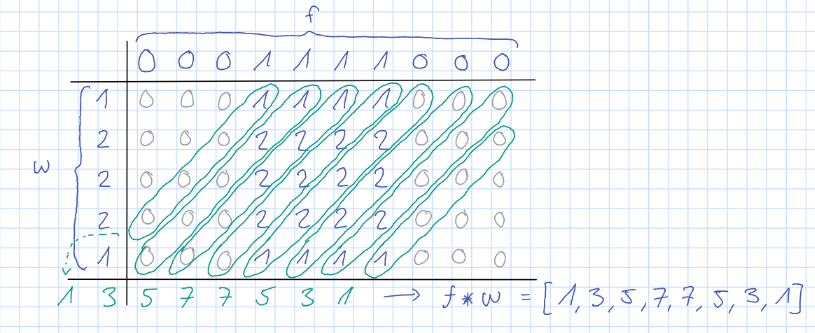
#> input picture SW04/aufgabe_1.png, 815 x 333 px
$ jupyter execute Aufgaben.ipynb   (shell and % lines are left out)
#> lines starting #> are read from the running program, lines starting #| are printed output that depends on the picture
# IPCV / SW04 - Filter I

Loesungen von: Timo Furrer <tuxtimo@gmail.com>

[cell 1]
import numpy as np
import cv2
import matplotlib as mpl
from matplotlib import pyplot as plt

# resolution of images in figure
mpl.rcParams['figure.dpi']= 200
# figure size in inches
mpl.rcParams["figure.figsize"] = [20, 5]

## Aufgabe 1

[cell 2]
# von Hand
image = cv2.cvtColor(cv2.imread("aufgabe_1.png"), cv2.COLOR_BGR2RGB)
plt.figure(figsize=(20, 10))
plt.imshow(image)
plt.show()

[cell 3]
# 1D Bild in Graustufenwerten
f = np.array([0, 0, 0, 1, 1, 1, 1, 0, 0, 0])

# Maske
w = np.array([1, 2, 2, 2, 1])

[cell 4]
# Mit numpy
I = np.convolve(f, w)
print("Faltung conv(f, w):", I)

[cell 5]
# 1D Bild in Graustufenwerten
f = np.array([0, 0, 0, 1, 1, 2, 1, 0 ,0 , 0])

# Maske
w = np.array([1, 2, 2, 3, 1])

# Mit numpy
I = np.convolve(f, w)
print("Faltung conv(f, w):", I)

corr = np.correlate(f, w, "full")
print("Korrelation zwischen f und g:", corr)

## Aufgabe 2

[cell 6]
# von Hand
image = cv2.cvtColor(cv2.imread("aufgabe_2.png"), cv2.COLOR_BGR2RGB)
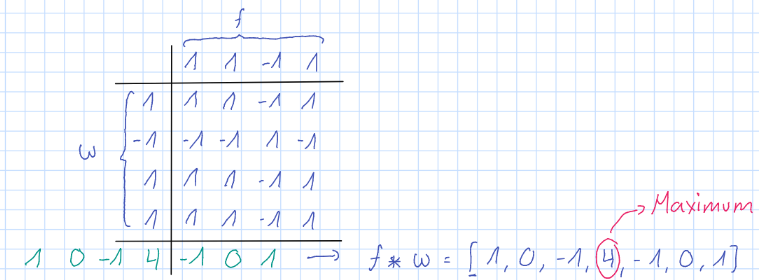
#> input picture SW04/aufgabe_2.png, 759 x 280 px
#> image: shape (280, 759, 3)
plt.figure(figsize=(20, 10))
plt.imshow(image)
plt.show()

[cell 7]
# Barker-Code
f = np.array([1, 1, -1, 1])

# Maske
w = np.array([1, -1, 1, 1])

[cell 8]
I = np.convolve(f, w)
print("Faltung mit Barker-Code:", I)

[cell 9]
m_i = np.argmax(I)
m = I[m_i]
print(f"Das Maximum liegt bei {m_i} mit {m}")

## Aufgabe 3

[cell 10]
# von Hand
image = cv2.cvtColor(cv2.imread("aufgabe_3.png"), cv2.COLOR_BGR2RGB)
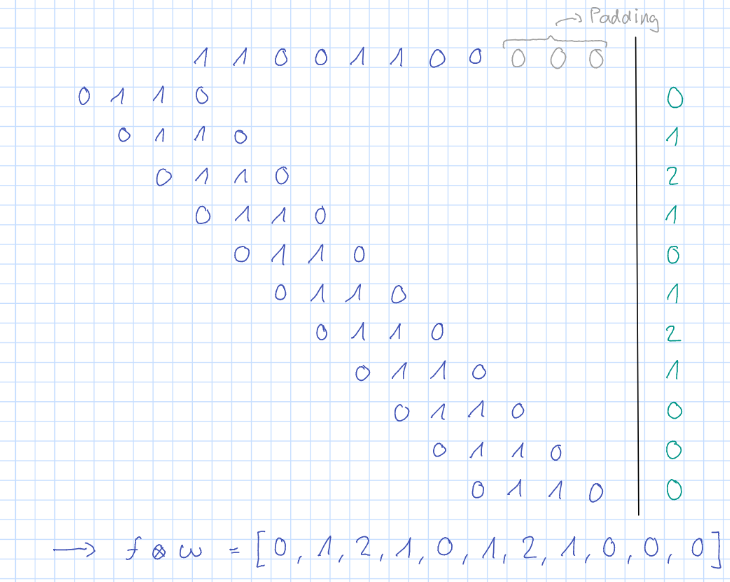
#> input picture SW04/aufgabe_3.png, 730 x 582 px
#> image: shape (582, 730, 3)
plt.figure(figsize=(20, 10))
plt.imshow(image)
plt.show()

[cell 11]
f = np.array([1, 1, 0, 0, 1, 1, 0, 0])
g = np.array([0, 1, 1, 0])

[cell 12]
corr = np.correlate(f, g, "full")
print("Korrelation zwischen f und g:", corr)

## Aufgabe 4

[cell 13]
image = cv2.imread("images/DIP+MatLab-Gonzalesetal-F04.09a.tif")
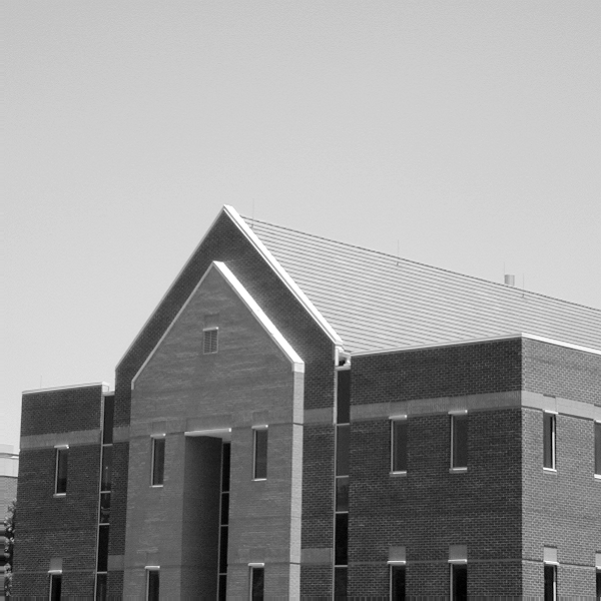
#> input picture SW04/images/DIP+MatLab-Gonzalesetal-F04.09a.tif, 601 x 601 px
#> image is the input picture: shape (601, 601, 3); min 0, max 255, mean 152.8

[cell 14]
plt.imshow(image)
plt.show()

### Mit Prewitt- und Sobel-Operator

[cell 15]
prewitt_operator = np.array([[-1, 0, 1], [-2, 0, 2], [-1, 0, 1]])
sobel_operator = np.array([[-1, -2, -1], [0, 0, 0], [1, 2, 1]])

prewitt_img = cv2.filter2D(image, -1, prewitt_operator)
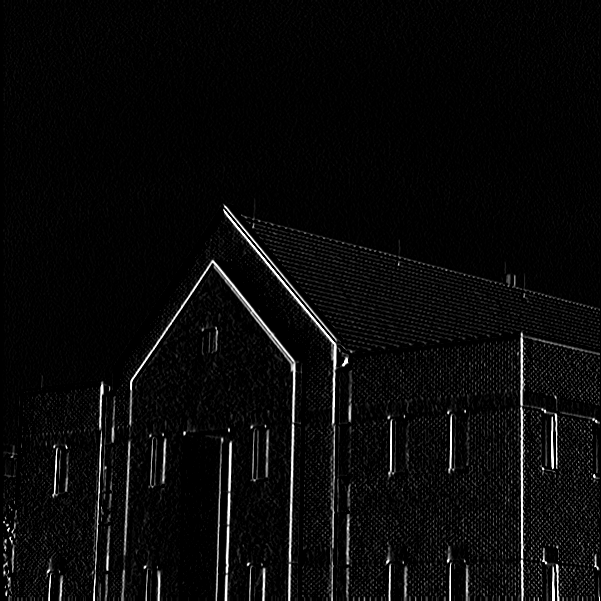
#> prewitt_img: shape (601, 601, 3); min 0, max 255, mean 9.7
sobel_img = cv2.filter2D(image, -1, sobel_operator)
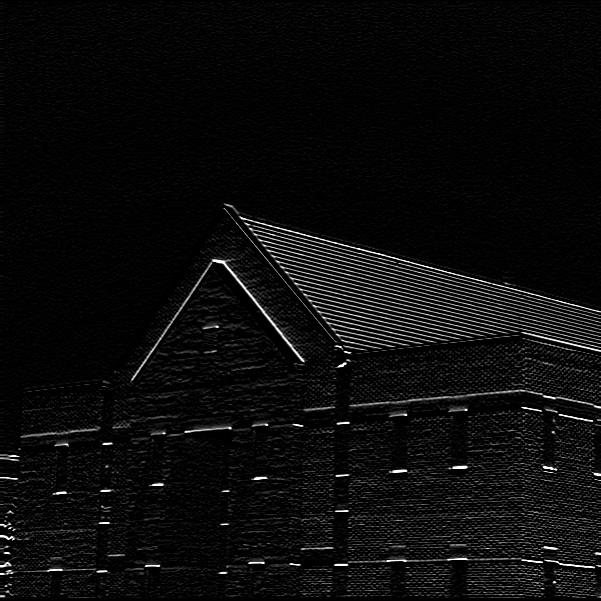
#> sobel_img: shape (601, 601, 3); min 0, max 255, mean 11.5

plt.figure(figsize=(15, 10))
plt.subplot(1, 2, 1)
plt.imshow(prewitt_img)
plt.subplot(1, 2, 2)
plt.imshow(sobel_img)
plt.show()

### Mit Laplace Kernels

[cell 16]
l1 = np.array([[1, 1, 1], [1, -8, 1], [1, 1, 1]])
l2 = np.array([[0, -1, -1], [-1, 6, -1], [-1, -1, 0]])
l3 = np.array([[0, -1, 0], [-1, 4, -1], [0, -1, 0]])

l1_img = cv2.filter2D(image, -1, l1)
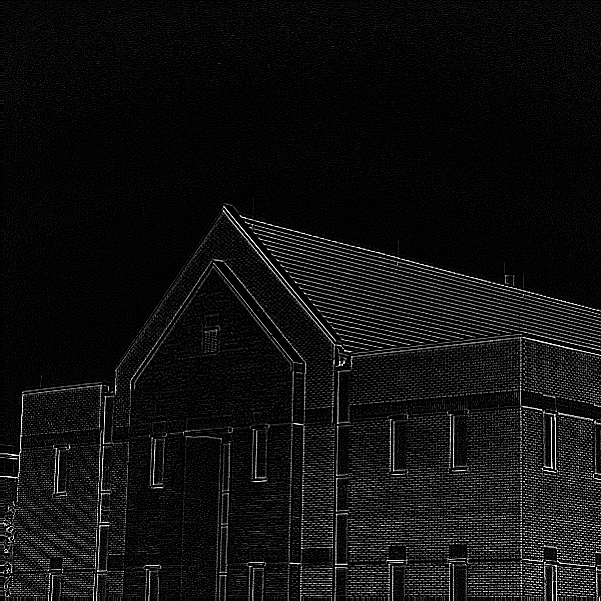
#> l1_img: shape (601, 601, 3); min 0, max 255, mean 16.2
l2_img = cv2.filter2D(image, -1, l2)
l3_img = cv2.filter2D(image, -1, l3)
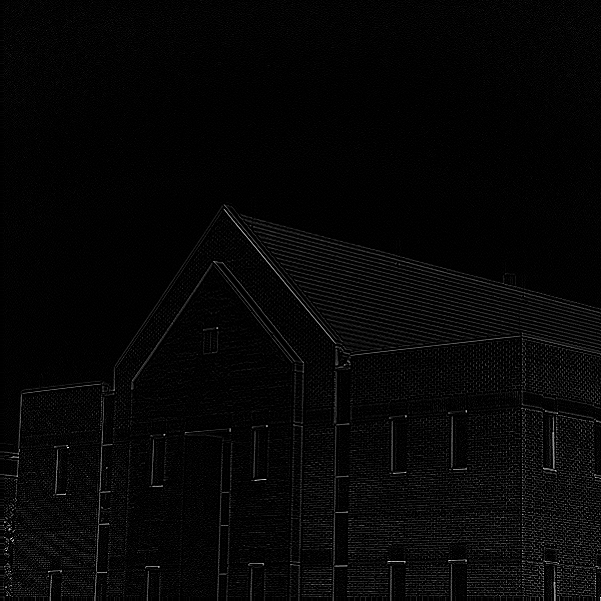
#> l3_img: shape (601, 601, 3); min 0, max 255, mean 6.3

plt.figure(figsize=(15, 10))
plt.subplot(1, 3, 1)
plt.imshow(l1_img)
plt.subplot(1, 3, 2)
plt.imshow(l2_img)
plt.subplot(1, 3, 3)
plt.imshow(l3_img)
plt.show()

## Aufgabe 5

[cell 17]
image = cv2.imread('images/moon.tif')
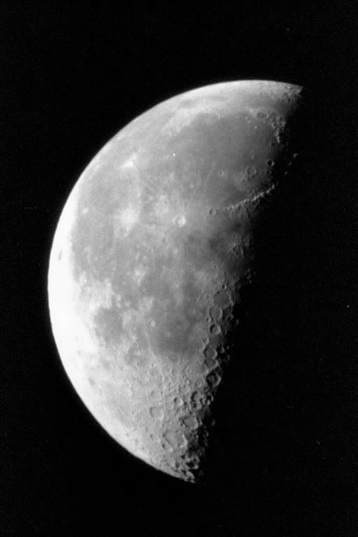
#> input picture SW04/images/moon.tif, 358 x 537 px
#> image is the input picture: shape (537, 358, 3); min 0, max 253, mean 52.9

l3 = np.array([[0, -1, 0], [-1, 4, -1], [0, -1, 0]])

laplace = cv2.filter2D(image, -1, l3)
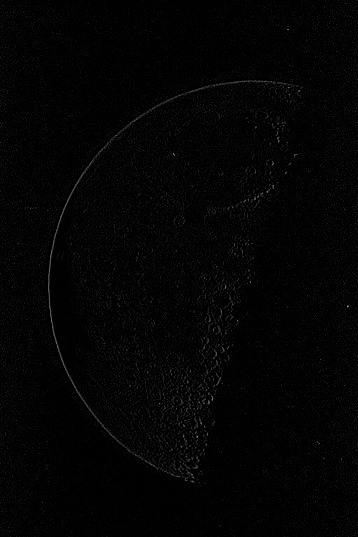
#> laplace: shape (537, 358, 3); min 0, max 168, mean 3.2
laplace_combined = cv2.add(image, laplace)

plt.figure(figsize=(15, 10))
plt.subplot(1, 3, 1)
plt.imshow(image)
plt.subplot(1, 3, 2)
plt.imshow(laplace)
plt.subplot(1, 3, 3)
plt.imshow(laplace_combined)
plt.show()

## Aufgabe 6

[cell 18]
image = cv2.imread("images/DIP+MatLab-Gonzalesetal-F04.09a.tif")

image_scratches = image.copy()

image_scratches[100,100:400] = [255, 255, 255]  # 1 Pixel scratch
image_scratches[400,300:550] = [255, 255, 255]  # 1 Pixel scratch
image_scratches[300:301,100:500] = [255, 255, 255]  # 2 Pixel scratch
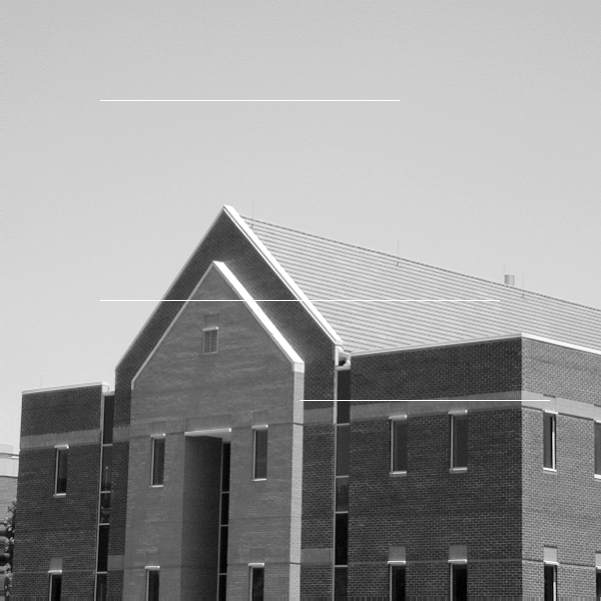
#> image_scratches: shape (601, 601, 3); min 0, max 255, mean 153

image_scratches_removed = cv2.medianBlur(image_scratches, 3)  # Nehme 3 weil Pixel von 1-2 Pixeln sind.

plt.figure(figsize=(15, 10))
plt.subplot(1, 3, 1)
plt.imshow(image)
plt.subplot(1, 3, 2)
plt.imshow(image_scratches)
plt.subplot(1, 3, 3)
plt.imshow(image_scratches_removed)
plt.show()
